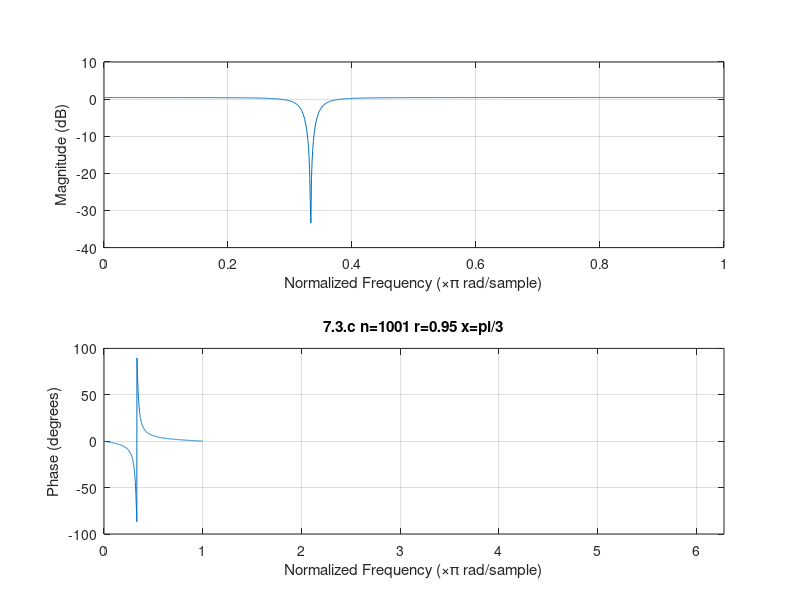

The MATLAB script that drew this image:
%-----------7.3.c-----------------
%----------freqz()----------------
%-------r=0.95 x=pi/3------------- 
x=pi/3;
y=2*cos(x);
r=0.95;

a=[1 -y*r r*r];
b=[1 -y 1];

freqz(b,a,1001);
xlim([0,2*pi]);
title('7.3.c n=1001 r=0.95 x=pi/3');
